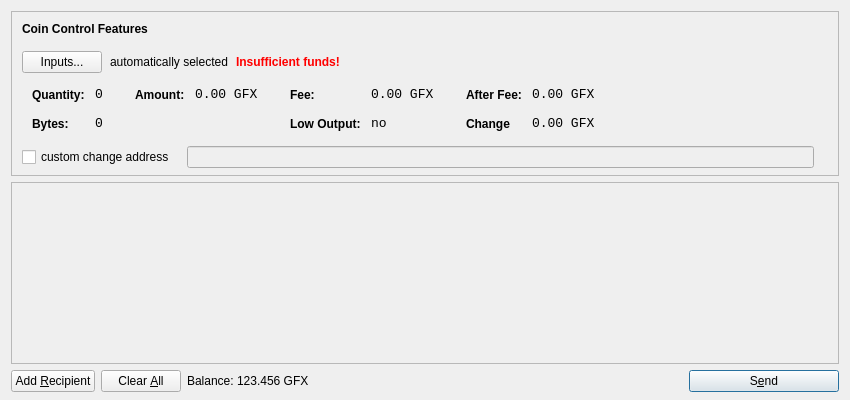
<?xml version="1.0" encoding="UTF-8"?>
<ui version="4.0">
 <class>SendCoinsDialog</class>
 <widget class="QDialog" name="SendCoinsDialog">
  <property name="geometry">
   <rect>
    <x>0</x>
    <y>0</y>
    <width>850</width>
    <height>400</height>
   </rect>
  </property>
  <property name="windowTitle">
   <string>Send Coins</string>
  </property>
  <layout class="QVBoxLayout" name="verticalLayout" stretch="0,1,0">
   <property name="bottomMargin">
    <number>8</number>
   </property>
   <item>
    <widget class="QFrame" name="frameCoinControl">
     <property name="sizePolicy">
      <sizepolicy hsizetype="Expanding" vsizetype="Expanding">
       <horstretch>0</horstretch>
       <verstretch>0</verstretch>
      </sizepolicy>
     </property>
     <property name="maximumSize">
      <size>
       <width>16777215</width>
       <height>16777215</height>
      </size>
     </property>
     <property name="frameShape">
      <enum>QFrame::StyledPanel</enum>
     </property>
     <property name="frameShadow">
      <enum>QFrame::Sunken</enum>
     </property>
     <layout class="QVBoxLayout" name="verticalLayoutCoinControl2">
      <property name="spacing">
       <number>-1</number>
      </property>
      <property name="leftMargin">
       <number>0</number>
      </property>
      <property name="topMargin">
       <number>0</number>
      </property>
      <property name="rightMargin">
       <number>0</number>
      </property>
      <property name="bottomMargin">
       <number>6</number>
      </property>
      <item>
       <layout class="QVBoxLayout" name="verticalLayoutCoinControl" stretch="0,0,0,0,1">
        <property name="spacing">
         <number>0</number>
        </property>
        <property name="leftMargin">
         <number>10</number>
        </property>
        <property name="topMargin">
         <number>10</number>
        </property>
        <item>
         <layout class="QHBoxLayout" name="horizontalLayoutCoinControl1">
          <property name="bottomMargin">
           <number>15</number>
          </property>
          <item>
           <widget class="QLabel" name="labelCoinControlFeatures">
            <property name="sizePolicy">
             <sizepolicy hsizetype="Preferred" vsizetype="Maximum">
              <horstretch>0</horstretch>
              <verstretch>0</verstretch>
             </sizepolicy>
            </property>
            <property name="font">
             <font>
              <weight>75</weight>
              <bold>true</bold>
             </font>
            </property>
            <property name="styleSheet">
             <string notr="true">font-weight:bold;</string>
            </property>
            <property name="text">
             <string>Coin Control Features</string>
            </property>
           </widget>
          </item>
         </layout>
        </item>
        <item>
         <layout class="QHBoxLayout" name="horizontalLayoutCoinControl2" stretch="0,0,0,0">
          <property name="spacing">
           <number>8</number>
          </property>
          <property name="bottomMargin">
           <number>10</number>
          </property>
          <item>
           <widget class="QPushButton" name="pushButtonCoinControl">
            <property name="styleSheet">
             <string notr="true"/>
            </property>
            <property name="text">
             <string>Inputs...</string>
            </property>
           </widget>
          </item>
          <item>
           <widget class="QLabel" name="labelCoinControlAutomaticallySelected">
            <property name="text">
             <string>automatically selected</string>
            </property>
            <property name="margin">
             <number>5</number>
            </property>
           </widget>
          </item>
          <item>
           <widget class="QLabel" name="labelCoinControlInsuffFunds">
            <property name="font">
             <font>
              <weight>75</weight>
              <bold>true</bold>
             </font>
            </property>
            <property name="styleSheet">
             <string notr="true">color:red;font-weight:bold;</string>
            </property>
            <property name="text">
             <string>Insufficient funds!</string>
            </property>
            <property name="margin">
             <number>5</number>
            </property>
           </widget>
          </item>
          <item>
           <spacer name="horizontalSpacerCoinControl">
            <property name="orientation">
             <enum>Qt::Horizontal</enum>
            </property>
            <property name="sizeHint" stdset="0">
             <size>
              <width>40</width>
              <height>1</height>
             </size>
            </property>
           </spacer>
          </item>
         </layout>
        </item>
        <item>
         <widget class="QWidget" name="widgetCoinControl" native="true">
          <property name="sizePolicy">
           <sizepolicy hsizetype="Preferred" vsizetype="Preferred">
            <horstretch>0</horstretch>
            <verstretch>0</verstretch>
           </sizepolicy>
          </property>
          <property name="minimumSize">
           <size>
            <width>0</width>
            <height>0</height>
           </size>
          </property>
          <property name="styleSheet">
           <string notr="true"/>
          </property>
          <layout class="QHBoxLayout" name="horizontalLayoutCoinControl5">
           <property name="margin">
            <number>0</number>
           </property>
           <item>
            <layout class="QHBoxLayout" name="horizontalLayoutCoinControl3" stretch="0,0,0,1">
             <property name="spacing">
              <number>20</number>
             </property>
             <property name="topMargin">
              <number>0</number>
             </property>
             <property name="bottomMargin">
              <number>10</number>
             </property>
             <item>
              <layout class="QFormLayout" name="formLayoutCoinControl1">
               <property name="horizontalSpacing">
                <number>10</number>
               </property>
               <property name="verticalSpacing">
                <number>14</number>
               </property>
               <property name="leftMargin">
                <number>10</number>
               </property>
               <property name="topMargin">
                <number>4</number>
               </property>
               <property name="rightMargin">
                <number>6</number>
               </property>
               <item row="0" column="0">
                <widget class="QLabel" name="labelCoinControlQuantityText">
                 <property name="styleSheet">
                  <string notr="true">font-weight:bold;</string>
                 </property>
                 <property name="text">
                  <string>Quantity:</string>
                 </property>
                 <property name="margin">
                  <number>0</number>
                 </property>
                </widget>
               </item>
               <item row="0" column="1">
                <widget class="QLabel" name="labelCoinControlQuantity">
                 <property name="font">
                  <font>
                   <family>Monospace</family>
                   <pointsize>10</pointsize>
                  </font>
                 </property>
                 <property name="cursor">
                  <cursorShape>IBeamCursor</cursorShape>
                 </property>
                 <property name="contextMenuPolicy">
                  <enum>Qt::ActionsContextMenu</enum>
                 </property>
                 <property name="text">
                  <string>0</string>
                 </property>
                 <property name="margin">
                  <number>0</number>
                 </property>
                 <property name="textInteractionFlags">
                  <set>Qt::LinksAccessibleByMouse|Qt::TextSelectableByKeyboard|Qt::TextSelectableByMouse</set>
                 </property>
                </widget>
               </item>
               <item row="1" column="0">
                <widget class="QLabel" name="labelCoinControlBytesText">
                 <property name="styleSheet">
                  <string notr="true">font-weight:bold;</string>
                 </property>
                 <property name="text">
                  <string>Bytes:</string>
                 </property>
                </widget>
               </item>
               <item row="1" column="1">
                <widget class="QLabel" name="labelCoinControlBytes">
                 <property name="font">
                  <font>
                   <family>Monospace</family>
                   <pointsize>10</pointsize>
                  </font>
                 </property>
                 <property name="cursor">
                  <cursorShape>IBeamCursor</cursorShape>
                 </property>
                 <property name="contextMenuPolicy">
                  <enum>Qt::ActionsContextMenu</enum>
                 </property>
                 <property name="text">
                  <string>0</string>
                 </property>
                 <property name="textInteractionFlags">
                  <set>Qt::LinksAccessibleByMouse|Qt::TextSelectableByKeyboard|Qt::TextSelectableByMouse</set>
                 </property>
                </widget>
               </item>
              </layout>
             </item>
             <item>
              <layout class="QFormLayout" name="formLayoutCoinControl2">
               <property name="horizontalSpacing">
                <number>10</number>
               </property>
               <property name="verticalSpacing">
                <number>14</number>
               </property>
               <property name="leftMargin">
                <number>6</number>
               </property>
               <property name="topMargin">
                <number>4</number>
               </property>
               <property name="rightMargin">
                <number>6</number>
               </property>
               <item row="0" column="0">
                <widget class="QLabel" name="labelCoinControlAmountText">
                 <property name="styleSheet">
                  <string notr="true">font-weight:bold;</string>
                 </property>
                 <property name="text">
                  <string>Amount:</string>
                 </property>
                 <property name="margin">
                  <number>0</number>
                 </property>
                </widget>
               </item>
               <item row="0" column="1">
                <widget class="QLabel" name="labelCoinControlAmount">
                 <property name="font">
                  <font>
                   <family>Monospace</family>
                   <pointsize>10</pointsize>
                  </font>
                 </property>
                 <property name="cursor">
                  <cursorShape>IBeamCursor</cursorShape>
                 </property>
                 <property name="contextMenuPolicy">
                  <enum>Qt::ActionsContextMenu</enum>
                 </property>
                 <property name="text">
                  <string notr="true">0.00 GFX</string>
                 </property>
                 <property name="textInteractionFlags">
                  <set>Qt::LinksAccessibleByMouse|Qt::TextSelectableByKeyboard|Qt::TextSelectableByMouse</set>
                 </property>
                </widget>
               </item>
              </layout>
             </item>
             <item>
              <layout class="QFormLayout" name="formLayoutCoinControl3">
               <property name="horizontalSpacing">
                <number>10</number>
               </property>
               <property name="verticalSpacing">
                <number>14</number>
               </property>
               <property name="leftMargin">
                <number>6</number>
               </property>
               <property name="topMargin">
                <number>4</number>
               </property>
               <property name="rightMargin">
                <number>6</number>
               </property>
               <item row="0" column="0">
                <widget class="QLabel" name="labelCoinControlFeeText">
                 <property name="styleSheet">
                  <string notr="true">font-weight:bold;</string>
                 </property>
                 <property name="text">
                  <string>Fee:</string>
                 </property>
                 <property name="margin">
                  <number>0</number>
                 </property>
                </widget>
               </item>
               <item row="0" column="1">
                <widget class="QLabel" name="labelCoinControlFee">
                 <property name="font">
                  <font>
                   <family>Monospace</family>
                   <pointsize>10</pointsize>
                  </font>
                 </property>
                 <property name="cursor">
                  <cursorShape>IBeamCursor</cursorShape>
                 </property>
                 <property name="contextMenuPolicy">
                  <enum>Qt::ActionsContextMenu</enum>
                 </property>
                 <property name="text">
                  <string notr="true">0.00 GFX</string>
                 </property>
                 <property name="textInteractionFlags">
                  <set>Qt::LinksAccessibleByMouse|Qt::TextSelectableByKeyboard|Qt::TextSelectableByMouse</set>
                 </property>
                </widget>
               </item>
               <item row="1" column="0">
                <widget class="QLabel" name="labelCoinControlLowOutputText">
                 <property name="styleSheet">
                  <string notr="true">font-weight:bold;</string>
                 </property>
                 <property name="text">
                  <string>Low Output:</string>
                 </property>
                </widget>
               </item>
               <item row="1" column="1">
                <widget class="QLabel" name="labelCoinControlLowOutput">
                 <property name="font">
                  <font>
                   <family>Monospace</family>
                   <pointsize>10</pointsize>
                  </font>
                 </property>
                 <property name="cursor">
                  <cursorShape>IBeamCursor</cursorShape>
                 </property>
                 <property name="contextMenuPolicy">
                  <enum>Qt::ActionsContextMenu</enum>
                 </property>
                 <property name="text">
                  <string>no</string>
                 </property>
                 <property name="textInteractionFlags">
                  <set>Qt::LinksAccessibleByMouse|Qt::TextSelectableByKeyboard|Qt::TextSelectableByMouse</set>
                 </property>
                </widget>
               </item>
              </layout>
             </item>
             <item>
              <layout class="QFormLayout" name="formLayoutCoinControl4">
               <property name="horizontalSpacing">
                <number>10</number>
               </property>
               <property name="verticalSpacing">
                <number>14</number>
               </property>
               <property name="leftMargin">
                <number>6</number>
               </property>
               <property name="topMargin">
                <number>4</number>
               </property>
               <property name="rightMargin">
                <number>6</number>
               </property>
               <item row="0" column="0">
                <widget class="QLabel" name="labelCoinControlAfterFeeText">
                 <property name="styleSheet">
                  <string notr="true">font-weight:bold;</string>
                 </property>
                 <property name="text">
                  <string>After Fee:</string>
                 </property>
                 <property name="margin">
                  <number>0</number>
                 </property>
                </widget>
               </item>
               <item row="0" column="1">
                <widget class="QLabel" name="labelCoinControlAfterFee">
                 <property name="font">
                  <font>
                   <family>Monospace</family>
                   <pointsize>10</pointsize>
                  </font>
                 </property>
                 <property name="cursor">
                  <cursorShape>IBeamCursor</cursorShape>
                 </property>
                 <property name="contextMenuPolicy">
                  <enum>Qt::ActionsContextMenu</enum>
                 </property>
                 <property name="text">
                  <string notr="true">0.00 GFX</string>
                 </property>
                 <property name="textInteractionFlags">
                  <set>Qt::LinksAccessibleByMouse|Qt::TextSelectableByKeyboard|Qt::TextSelectableByMouse</set>
                 </property>
                </widget>
               </item>
               <item row="1" column="0">
                <widget class="QLabel" name="labelCoinControlChangeText">
                 <property name="styleSheet">
                  <string notr="true">font-weight:bold;</string>
                 </property>
                 <property name="text">
                  <string>Change</string>
                 </property>
                </widget>
               </item>
               <item row="1" column="1">
                <widget class="QLabel" name="labelCoinControlChange">
                 <property name="font">
                  <font>
                   <family>Monospace</family>
                   <pointsize>10</pointsize>
                  </font>
                 </property>
                 <property name="cursor">
                  <cursorShape>IBeamCursor</cursorShape>
                 </property>
                 <property name="contextMenuPolicy">
                  <enum>Qt::ActionsContextMenu</enum>
                 </property>
                 <property name="text">
                  <string notr="true">0.00 GFX</string>
                 </property>
                 <property name="textInteractionFlags">
                  <set>Qt::LinksAccessibleByMouse|Qt::TextSelectableByKeyboard|Qt::TextSelectableByMouse</set>
                 </property>
                </widget>
               </item>
              </layout>
             </item>
            </layout>
           </item>
          </layout>
         </widget>
        </item>
        <item>
         <layout class="QHBoxLayout" name="horizontalLayoutCoinControl4" stretch="0,0,0">
          <property name="spacing">
           <number>12</number>
          </property>
          <property name="sizeConstraint">
           <enum>QLayout::SetDefaultConstraint</enum>
          </property>
          <property name="topMargin">
           <number>5</number>
          </property>
          <property name="rightMargin">
           <number>5</number>
          </property>
          <item>
           <widget class="QCheckBox" name="checkBoxCoinControlChange">
            <property name="text">
             <string>custom change address</string>
            </property>
           </widget>
          </item>
          <item>
           <widget class="QLineEdit" name="lineEditCoinControlChange">
            <property name="enabled">
             <bool>false</bool>
            </property>
            <property name="sizePolicy">
             <sizepolicy hsizetype="Expanding" vsizetype="Fixed">
              <horstretch>0</horstretch>
              <verstretch>0</verstretch>
             </sizepolicy>
            </property>
           </widget>
          </item>
          <item>
           <widget class="QLabel" name="labelCoinControlChangeLabel">
            <property name="sizePolicy">
             <sizepolicy hsizetype="Preferred" vsizetype="Expanding">
              <horstretch>0</horstretch>
              <verstretch>0</verstretch>
             </sizepolicy>
            </property>
            <property name="minimumSize">
             <size>
              <width>0</width>
              <height>0</height>
             </size>
            </property>
            <property name="text">
             <string/>
            </property>
            <property name="margin">
             <number>3</number>
            </property>
           </widget>
          </item>
         </layout>
        </item>
        <item>
         <spacer name="verticalSpacerCoinControl">
          <property name="orientation">
           <enum>Qt::Vertical</enum>
          </property>
          <property name="sizeHint" stdset="0">
           <size>
            <width>800</width>
            <height>1</height>
           </size>
          </property>
         </spacer>
        </item>
       </layout>
      </item>
     </layout>
    </widget>
   </item>
   <item>
    <widget class="QScrollArea" name="scrollArea">
     <property name="widgetResizable">
      <bool>true</bool>
     </property>
     <widget class="QWidget" name="scrollAreaWidgetContents">
      <property name="geometry">
       <rect>
        <x>0</x>
        <y>0</y>
        <width>830</width>
        <height>165</height>
       </rect>
      </property>
      <layout class="QVBoxLayout" name="verticalLayout_2">
       <property name="margin">
        <number>0</number>
       </property>
       <item>
        <layout class="QVBoxLayout" name="entries">
         <property name="spacing">
          <number>6</number>
         </property>
        </layout>
       </item>
       <item>
        <spacer name="verticalSpacer">
         <property name="orientation">
          <enum>Qt::Vertical</enum>
         </property>
         <property name="sizeHint" stdset="0">
          <size>
           <width>20</width>
           <height>40</height>
          </size>
         </property>
        </spacer>
       </item>
      </layout>
     </widget>
    </widget>
   </item>
   <item>
    <layout class="QHBoxLayout" name="horizontalLayout">
     <item>
      <widget class="QPushButton" name="addButton">
       <property name="toolTip">
        <string>Send to multiple recipients at once</string>
       </property>
       <property name="text">
        <string>Add &amp;Recipient</string>
       </property>
       <property name="autoDefault">
        <bool>false</bool>
       </property>
      </widget>
     </item>
     <item>
      <widget class="QPushButton" name="clearButton">
       <property name="sizePolicy">
        <sizepolicy hsizetype="Minimum" vsizetype="Fixed">
         <horstretch>0</horstretch>
         <verstretch>0</verstretch>
        </sizepolicy>
       </property>
       <property name="toolTip">
        <string>Remove all transaction fields</string>
       </property>
       <property name="text">
        <string>Clear &amp;All</string>
       </property>
       <property name="autoRepeatDelay">
        <number>300</number>
       </property>
       <property name="autoDefault">
        <bool>false</bool>
       </property>
      </widget>
     </item>
     <item>
      <layout class="QHBoxLayout" name="horizontalLayout_2">
       <property name="spacing">
        <number>3</number>
       </property>
       <item>
        <widget class="QLabel" name="label">
         <property name="sizePolicy">
          <sizepolicy hsizetype="Preferred" vsizetype="Fixed">
           <horstretch>0</horstretch>
           <verstretch>0</verstretch>
          </sizepolicy>
         </property>
         <property name="text">
          <string>Balance:</string>
         </property>
        </widget>
       </item>
       <item>
        <widget class="QLabel" name="labelBalance">
         <property name="sizePolicy">
          <sizepolicy hsizetype="Preferred" vsizetype="Fixed">
           <horstretch>0</horstretch>
           <verstretch>0</verstretch>
          </sizepolicy>
         </property>
         <property name="cursor">
          <cursorShape>IBeamCursor</cursorShape>
         </property>
         <property name="text">
          <string notr="true">123.456 GFX</string>
         </property>
         <property name="textInteractionFlags">
          <set>Qt::LinksAccessibleByMouse|Qt::TextSelectableByKeyboard|Qt::TextSelectableByMouse</set>
         </property>
        </widget>
       </item>
      </layout>
     </item>
     <item>
      <spacer name="horizontalSpacer">
       <property name="orientation">
        <enum>Qt::Horizontal</enum>
       </property>
       <property name="sizeHint" stdset="0">
        <size>
         <width>40</width>
         <height>20</height>
        </size>
       </property>
      </spacer>
     </item>
     <item>
      <widget class="QPushButton" name="sendButton">
       <property name="minimumSize">
        <size>
         <width>150</width>
         <height>0</height>
        </size>
       </property>
       <property name="toolTip">
        <string>Confirm the send action</string>
       </property>
       <property name="text">
        <string>S&amp;end</string>
       </property>
       <property name="icon">
        <iconset resource="../graphicscoin.qrc">
         <normaloff>:/icons/send</normaloff>:/icons/send</iconset>
       </property>
       <property name="default">
        <bool>true</bool>
       </property>
      </widget>
     </item>
    </layout>
   </item>
  </layout>
 </widget>
 <resources>
  <include location="../graphicscoin.qrc"/>
 </resources>
 <connections/>
</ui>
